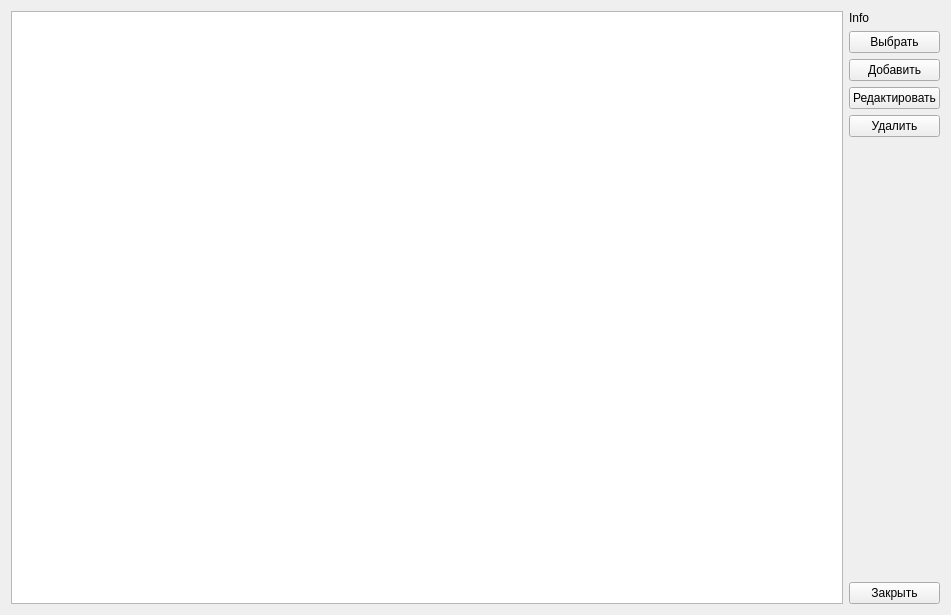
<?xml version="1.0" encoding="UTF-8"?>
<ui version="4.0">
 <class>Form</class>
 <widget class="QWidget" name="Form">
  <property name="geometry">
   <rect>
    <x>0</x>
    <y>0</y>
    <width>951</width>
    <height>615</height>
   </rect>
  </property>
  <property name="windowTitle">
   <string>Form</string>
  </property>
  <layout class="QHBoxLayout" name="horizontalLayout_2">
   <item>
    <widget class="QTableView" name="tableView"/>
   </item>
   <item>
    <layout class="QVBoxLayout" name="verticalLayout">
     <item>
      <widget class="QLabel" name="labelInfo">
       <property name="text">
        <string>Info</string>
       </property>
      </widget>
     </item>
     <item>
      <widget class="QPushButton" name="pushButtonChoose">
       <property name="text">
        <string>Выбрать</string>
       </property>
      </widget>
     </item>
     <item>
      <widget class="QPushButton" name="pushButtonAddRecord">
       <property name="text">
        <string>Добавить</string>
       </property>
      </widget>
     </item>
     <item>
      <widget class="QPushButton" name="pushButtonEdit">
       <property name="text">
        <string>Редактировать</string>
       </property>
      </widget>
     </item>
     <item>
      <widget class="QPushButton" name="pushButtonDelete">
       <property name="text">
        <string>Удалить</string>
       </property>
      </widget>
     </item>
     <item>
      <spacer name="verticalSpacer">
       <property name="orientation">
        <enum>Qt::Vertical</enum>
       </property>
       <property name="sizeHint" stdset="0">
        <size>
         <width>20</width>
         <height>40</height>
        </size>
       </property>
      </spacer>
     </item>
     <item>
      <widget class="QPushButton" name="pushButtonClose">
       <property name="text">
        <string>Закрыть</string>
       </property>
      </widget>
     </item>
    </layout>
   </item>
  </layout>
 </widget>
 <resources/>
 <connections/>
</ui>
